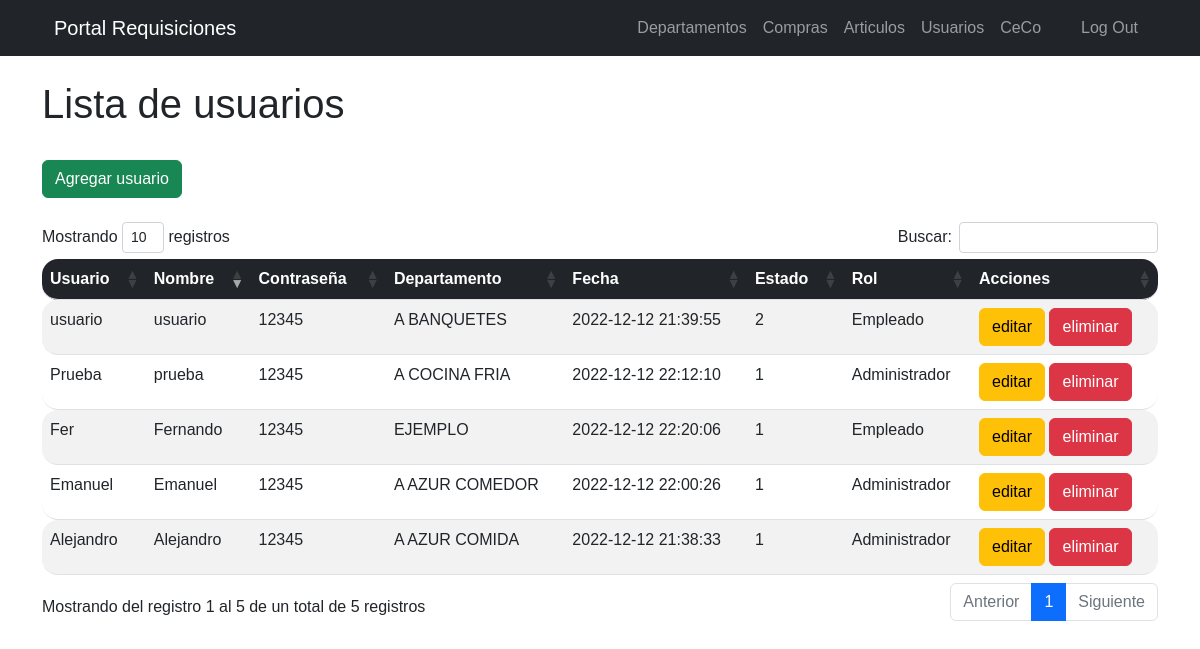
Page /views/usuarios.php (signed in) on the committed database.
### tables this page shows
CREATE TABLE `user` (
  `id` int(11) NOT NULL,
  `usuario` varchar(50) NOT NULL,
  `nombre` varchar(50) NOT NULL,
  `password` varchar(50) NOT NULL,
  `id_depa` int(11) NOT NULL,
  `fecha` timestamp NOT NULL DEFAULT current_timestamp() ON UPDATE current_timestamp(),
  `rol_id` int(11) NOT NULL,
  `estado` int(11) NOT NULL
);

CREATE TABLE `departamentos` (
  `id` int(11) NOT NULL,
  `id_ceco` int(11) NOT NULL,
  `descripcion` varchar(250) NOT NULL,
  `estado` int(11) NOT NULL,
  `fecha` timestamp NOT NULL DEFAULT current_timestamp() ON UPDATE current_timestamp()
);

CREATE TABLE `permisos` (
  `id` int(11) NOT NULL,
  `rol` varchar(150) NOT NULL
);

### views/usuarios.php (the view, shortened to what this page needs)
<?php
include_once "../includes/header.php";
?>
<!DOCTYPE html>
<html lang="en">
<head>
    <link rel="stylesheet" href="../DataTables/css/dataTables.bootstrap4.min.css">
      <link rel="stylesheet" type="text/css" href="../css/prueba.css">
</head>
<div class="container is-fluid">
<div class="col-xs-12">
		<h1>Lista de usuarios</h1>
    <br>
		<div>
    <button type="button" class="btn btn-success" data-toggle="modal" data-target="#user">
				<span class="glyphicon glyphicon-plus"></span> Agregar usuario </a></button>
    </div>
		<br>
        <table class="table table-striped"  id= "table_id">
                         <thead>
                         <tr class="bg-dark">
                        <th>Usuario</th>
                        <th>Nombre</th>
                        <th>Contraseña</th>
                        <th>Departamento</th>
                        <th>Fecha</th>
                        <th>Estado</th>
                        <th>Rol</th>
                        <th>Acciones</th>
                        </tr>
                        </thead>
                        <tbody>
				<?php
require_once ("../includes/db.php");
$result=mysqli_query($conexion,"SELECT u.id, u.nombre, u.usuario, u.password, u.fecha, u.estado,
p.rol,d.descripcion FROM user u LEFT JOIN permisos p ON u.rol_id = p.id LEFT JOIN departamentos d
ON u.id_depa = d.id ");
while ($fila = mysqli_fetch_assoc($result)):
?>
<tr>
<td><?php echo $fila['usuario']; ?></td>
<td><?php echo $fila['nombre']; ?></td>
<td><?php echo $fila['password']; ?></td>
<td><?php echo $fila['descripcion']; ?></td>
<td><?php echo $fila['fecha']; ?></td>
<td><?php echo $fila['estado']; ?></td>
<td><?php echo $fila['rol']; ?></td>
<td>
<a class="btn btn-warning" href="../includes/editar_user.php?id=<?php echo $fila['id']?> ">
editar</a>
<a href="../includes/eliminar_user.php?id=<?php echo $fila['id']?> " class="btn btn-danger btn-del" >
eliminar</a></button>
</td>
</tr>
<?php endwhile;?>
	</body>
  <?php include("../includes/sesion/registros.php"); ?>
</html>

### includes/header.php (shortened to what this page needs)
<!DOCTYPE html>
<html lang="es">
<head>
	<link rel="stylesheet" href="../css/fontawesome-all.min.css">
	<link rel="stylesheet" href="https://cdnjs.cloudflare.com/ajax/libs/font-awesome/6.2.1/css/all.min.css"/>
	<link rel="stylesheet" href="../css/estilo.css">
	<link rel="stylesheet" href="../css/es.css">
</head>
<body id="page-top">
<nav class="navbar navbar-expand-lg navbar-dark bg-dark fixed-top" id="mainNav">
<div class="container px-4">
<a class="navbar-brand" href="../views/index.php">Portal Requisiciones</a>
				 <div class="collapse navbar-collapse" id="navbarResponsive">
				 <ul class="navbar-nav ms-auto">
		 <li class="nav-item"><a class="nav-link" href="../views/departamentos.php">Departamentos </a></li>
		 <li class="nav-item"><a class="nav-link"href="../views/compras.php">Compras </a></li>
		 <li class="nav-item"><a class="nav-link"href="../views/articulos.php">Articulos </a></li>
		 <li class="nav-item"><a class="nav-link"href="../views/acceso.php" >Usuarios </a><li>
		 <li class="nav-item"><a class="nav-link"href="../views/ceco.php" >CeCo </a><li>
				</ul>
	<ul class="navbar-nav flex-row">
    <li class="nav-item me-3 me-lg-1">
    <a class="nav-link d-sm-flex align-items-sm-center" href="#">
        </a>
      </li>
	  <li class="nav-item"><a class="nav-link" href="../includes/sesion/cerrarSesion.php">Log Out </a><li>
	</div>
		</div>
	</nav>

### includes/sesion/registros.php (shortened to what this page needs)
<!DOCTYPE html>
<html lang="es-MX">
<head>
    <link rel="stylesheet" href="../package/dist/sweetalert2.css">
</head>
<body id="page-top">
</body>
</html>

### css/estilo.css (style rules this page uses)
body { padding-top: 70px; }
* { margin: 0; padding: 0; box-sizing: border-box; font-family: 'Poppins', sans-serif; }
body { background: #644bff; padding: 0 20px; }
.is-fluid { margin-top: 80px; }
td:first-child, th:first-child { border-radius: 16px 0 0 16px; }
td:last-child, th:last-child { border-radius: 0 16px 16px 0; }

### css/prueba.css (style rules this page uses)
a { text-decoration: none; }
table.dataTable thead th, table.dataTable tfoot th { font-weight: bold; color: white; }

### views/usuarios.php (style rules this page uses)
a { text-decoration: none; }
table.dataTable thead th, table.dataTable tfoot th { font-weight: bold; color: white; }

### rows in the picture
user: usuario "Emanuel", nombre "Emanuel", password "12345", departamentos.descripcion "A AZUR COMEDOR", fecha "2022-12-12 22:00:26", estado "1", permisos.rol "Administrador"
user: usuario "Alejandro", nombre "Alejandro", password "12345", departamentos.descripcion "A AZUR COMIDA", fecha "2022-12-12 21:38:33", estado "1", permisos.rol "Administrador"
user: usuario "usuario", nombre "usuario", password "12345", departamentos.descripcion "A BANQUETES", fecha "2022-12-12 21:39:55", estado "2", permisos.rol "Empleado"
user: usuario "Prueba", nombre "prueba", password "12345", departamentos.descripcion "A COCINA FRIA", fecha "2022-12-12 22:12:10", estado "1", permisos.rol "Administrador"
user: usuario "Fer", nombre "Fernando", password "12345", departamentos.descripcion "EJEMPLO", fecha "2022-12-12 22:20:06", estado "1", permisos.rol "Empleado"
